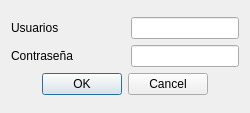
<?xml version="1.0" encoding="UTF-8"?>
<ui version="4.0">
 <class>DialogLogin</class>
 <widget class="QDialog" name="DialogLogin">
  <property name="geometry">
   <rect>
    <x>0</x>
    <y>0</y>
    <width>250</width>
    <height>113</height>
   </rect>
  </property>
  <property name="windowTitle">
   <string>Bienvenido</string>
  </property>
  <property name="sizeGripEnabled">
   <bool>false</bool>
  </property>
  <layout class="QGridLayout" name="gridLayout_2">
   <item row="0" column="0">
    <layout class="QGridLayout" name="gridLayout">
     <item row="0" column="0">
      <widget class="QLabel" name="label">
       <property name="text">
        <string>Usuarios</string>
       </property>
      </widget>
     </item>
     <item row="0" column="1">
      <widget class="QLineEdit" name="lineEdit_Usuario">
       <property name="sizePolicy">
        <sizepolicy hsizetype="Fixed" vsizetype="Fixed">
         <horstretch>0</horstretch>
         <verstretch>0</verstretch>
        </sizepolicy>
       </property>
       <property name="text">
        <string/>
       </property>
       <property name="frame">
        <bool>true</bool>
       </property>
       <property name="readOnly">
        <bool>false</bool>
       </property>
      </widget>
     </item>
     <item row="1" column="0">
      <widget class="QLabel" name="label_2">
       <property name="text">
        <string>Contraseña</string>
       </property>
      </widget>
     </item>
     <item row="2" column="0" colspan="2">
      <widget class="QDialogButtonBox" name="buttonBox">
       <property name="orientation">
        <enum>Qt::Horizontal</enum>
       </property>
       <property name="standardButtons">
        <set>QDialogButtonBox::Cancel|QDialogButtonBox::Ok</set>
       </property>
       <property name="centerButtons">
        <bool>true</bool>
       </property>
      </widget>
     </item>
     <item row="1" column="1">
      <widget class="QLineEdit" name="lineEdit_Password">
       <property name="sizePolicy">
        <sizepolicy hsizetype="Fixed" vsizetype="Fixed">
         <horstretch>0</horstretch>
         <verstretch>0</verstretch>
        </sizepolicy>
       </property>
       <property name="font">
        <font>
         <strikeout>false</strikeout>
        </font>
       </property>
       <property name="text">
        <string/>
       </property>
       <property name="echoMode">
        <enum>QLineEdit::Password</enum>
       </property>
      </widget>
     </item>
    </layout>
   </item>
  </layout>
 </widget>
 <tabstops>
  <tabstop>lineEdit_Usuario</tabstop>
  <tabstop>lineEdit_Password</tabstop>
  <tabstop>buttonBox</tabstop>
 </tabstops>
 <resources/>
 <connections>
  <connection>
   <sender>buttonBox</sender>
   <signal>accepted()</signal>
   <receiver>DialogLogin</receiver>
   <slot>accept()</slot>
   <hints>
    <hint type="sourcelabel">
     <x>212</x>
     <y>107</y>
    </hint>
    <hint type="destinationlabel">
     <x>157</x>
     <y>274</y>
    </hint>
   </hints>
  </connection>
  <connection>
   <sender>buttonBox</sender>
   <signal>rejected()</signal>
   <receiver>DialogLogin</receiver>
   <slot>reject()</slot>
   <hints>
    <hint type="sourcelabel">
     <x>212</x>
     <y>107</y>
    </hint>
    <hint type="destinationlabel">
     <x>286</x>
     <y>274</y>
    </hint>
   </hints>
  </connection>
 </connections>
</ui>
